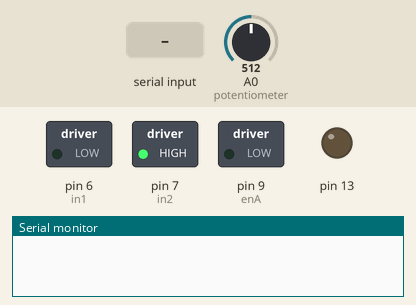
This sketch was run on a simulated Arduino Uno, built with avr-gcc and run on an emulated ATmega328P. Parts: switched loads named in the sketch (green lamp = pin HIGH), output pins drawn as LEDs (lit = HIGH), the last lines printed to the serial monitor. Inputs (shaded band) come from the test bench; at power-on: A0 (potentiometer) = 512.

Above: at 1.2 s.
1.3 s: "90,45\n" received over Serial
At 2.2 s:
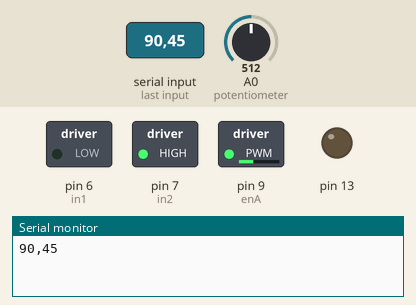
2.8 s: "5\n" received over Serial
At 3.3 s:
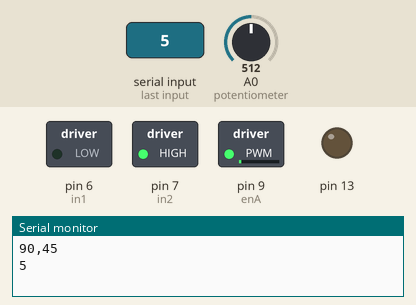
4.3 s: "200\n" received over Serial
At 5.5 s:
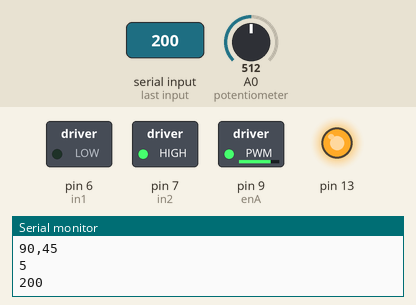
5.8 s: A0 (potentiometer) set to 455
7.3 s: A0 (potentiometer) set to 436
At 8.5 s:
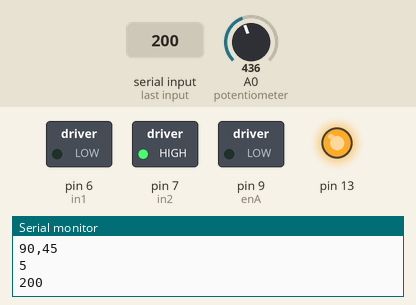
8.8 s: A0 (potentiometer) set to 511
At 9.9 s:
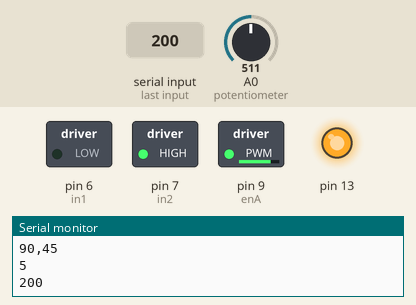
Timing chart, 0 to 11.3 s (numbered marks = the images above; inputs shaded):
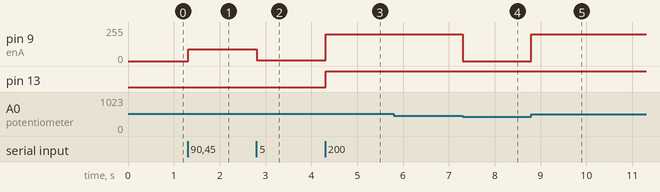

The sketch:

potmeter_hbrug.ino
```cpp
#define enA 9
#define in1 6
#define in2 7
String message;
int speed = 0;

void setup() {
  pinMode(enA, OUTPUT);
  pinMode(in1, OUTPUT);
  pinMode(in2, OUTPUT);
  pinMode(13, OUTPUT);
  // Set initial rotation direction
  digitalWrite(in1, LOW);
  digitalWrite(in2, HIGH);
  Serial.begin(115200);
}

void loop() {
  int potValue = analogRead(A0); // Read potentiometer value
  int pwmOutput = map(potValue, 0, 1023, 0 , 255); // Map the potentiometer value from 0 to 255
  if(speed > 160)
  {
    digitalWrite(13, HIGH);
  }
  else
  {
    digitalWrite(13, LOW);
  }

  if(pwmOutput > 110)
  {
    analogWrite(enA, speed); // Send PWM signal to L298N Enable pin
  }
  else
  {
    analogWrite(enA, 0); // Send PWM signal to L298N Enable pin
  }

  if(Serial.available() > 0)
  {
    Serial.setTimeout(10);
    message = Serial.readString();
    Serial.println(message);
    speed = message.toInt();
  }
}
```

Measured:
- the behaviour switches between 446 and 445 on A0 (potentiometer) (found by bisection; images 3 and 4)
- after the input at 1.3 s, pin 9 (enA): 0/255 → 90/255 at once
- after the input at 2.8 s, pin 9 (enA): 90/255 → 5/255 at once
- after the input at 4.3 s, pin 9 (enA): 5/255 → 200/255 at once; pin 13: LOW → HIGH at once
- after the input at 5.8 s, every drawn part: stays the same
- after the input at 7.3 s, pin 9 (enA): 200/255 → 0/255 at once
- after the input at 8.8 s, pin 9 (enA): 0/255 → 200/255 at once
